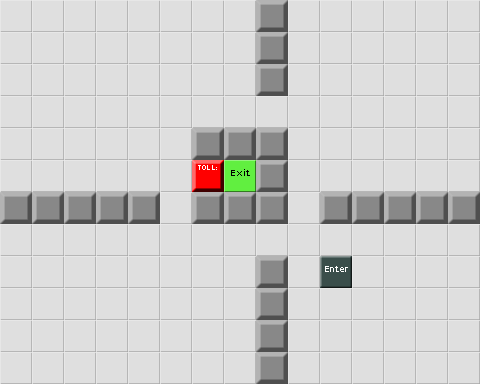

A level layout from a 2D game, rendered from its tile map. Below: a short description, then the map file with tile-grid data replaced by summaries:
An orthogonal 15x12 tile map with 32x32 px tiles, 1 tile layer (Map) and 17 objects.

<map version="1.0" orientation="orthogonal" width="15" height="12" tilewidth="32" tileheight="32">
 <tileset firstgid="1" source="devgraphics.tsx" />
 <layer name="Map" width="15" height="12">
  <data>[180 cells, 180 non-empty, 5 distinct tile ids]</data>
 </layer>
 <objectgroup name="Enemies" width="15" height="12" />
 <objectgroup name="Items" width="15" height="12">
  <object gid="8" x="288" y="256">
   <properties>
    <property name="Text" value="I'm being told this is perfectly normal.\nLet's go with it." />
   </properties>
  </object>
  <object gid="12" x="352" y="96" />
  <object gid="12" x="160" y="96" />
  <object gid="12" x="128" y="320" />
  <object gid="12" x="32" y="64" />
  <object gid="12" x="448" y="160" />
  <object gid="12" x="416" y="288" />
  <object gid="12" x="32" y="256" />
  <object gid="12" x="448" y="384" />
  <object gid="12" x="32" y="384" />
  <object gid="12" x="288" y="160" />
  <object gid="12" x="288" y="352" />
  <object gid="12" x="64" y="192" />
  <object gid="12" x="128" y="32" />
  <object gid="12" x="224" y="64" />
  <object gid="12" x="0" y="128" />
  <object gid="12" x="96" y="352" />
 </objectgroup>
 <objectgroup name="Tools" width="15" height="12" />
 <objectgroup name="Parameters" width="15" height="12">
  <properties>
   <property name="time" value="-1" />
   <property name="wrapAround" value="true" />
  </properties>
 </objectgroup>
</map>
